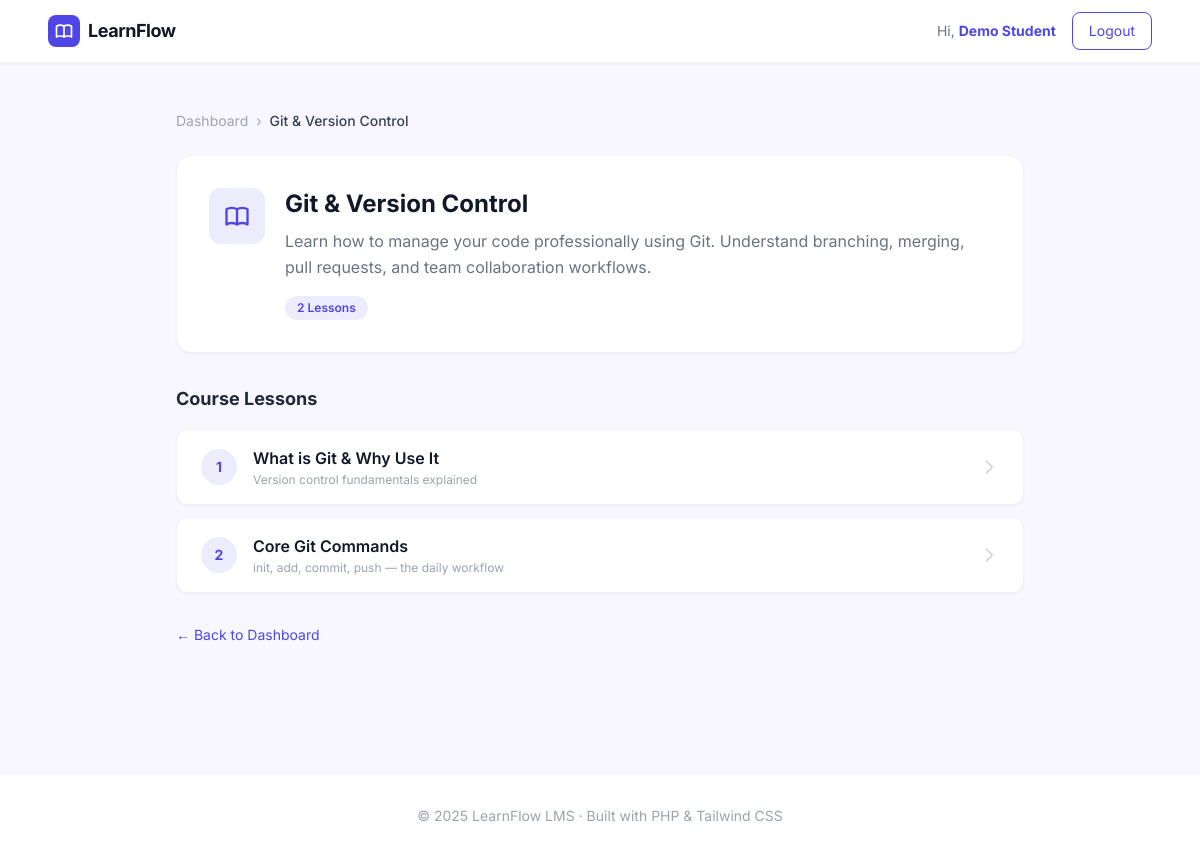
The page /course.php?id=4 (signed in) on the database its author committed.
### tables this page shows
CREATE TABLE IF NOT EXISTS courses (
    id          INT UNSIGNED AUTO_INCREMENT PRIMARY KEY,
    title       VARCHAR(255) NOT NULL,
    description TEXT,
    created_at  TIMESTAMP DEFAULT CURRENT_TIMESTAMP
);

CREATE TABLE IF NOT EXISTS lessons (
    id          INT UNSIGNED AUTO_INCREMENT PRIMARY KEY,
    course_id   INT UNSIGNED NOT NULL,
    title       VARCHAR(255) NOT NULL,
    summary     VARCHAR(255) DEFAULT NULL,    
    content     LONGTEXT,                    
    sort_order  INT UNSIGNED DEFAULT 0,
    created_at  TIMESTAMP DEFAULT CURRENT_TIMESTAMP,
    FOREIGN KEY (course_id) REFERENCES courses(id) ON DELETE CASCADE
);

### course.php (the view, shortened to what this page needs)
<?php
require_once __DIR__ . '/includes/db.php';
require_once __DIR__ . '/includes/layout.php';
$courseId = (int)($_GET['id'] ?? 0);
$stmt = $pdo->prepare("SELECT * FROM courses WHERE id = ?");
$stmt->execute([$courseId]);
$course = $stmt->fetch();
$lessonStmt = $pdo->prepare("SELECT * FROM lessons WHERE course_id = ? ORDER BY sort_order ASC, id ASC");
$lessonStmt->execute([$courseId]);
$lessons = $lessonStmt->fetchAll();
?>
<main class="max-w-4xl mx-auto px-6 py-12">
  <nav class="mb-6 text-sm text-gray-400 flex items-center gap-2">
    <a href="/lms/dashboard.php" class="hover:text-brand transition">Dashboard</a>
    <span>›</span>
    <span class="text-gray-700 font-medium"><?= htmlspecialchars($course['title']) ?></span>
  </nav>
  <div class="bg-white rounded-2xl border border-gray-100 shadow-sm p-8 mb-8">
    <div class="flex items-start gap-5">
      <div class="w-14 h-14 rounded-xl bg-brand/10 flex items-center justify-center flex-shrink-0">
      </div>
      <div>
        <h1 class="text-2xl font-bold text-gray-900 mb-2"><?= htmlspecialchars($course['title']) ?></h1>
        <p class="text-gray-500 leading-relaxed"><?= htmlspecialchars($course['description']) ?></p>
        <div class="mt-4 flex items-center gap-3">
          <span class="text-xs bg-brand/10 text-brand font-semibold px-3 py-1 rounded-full">
            <?= count($lessons) ?> Lessons
          </span>
        </div>
      </div>
    </div>
  </div>
  <h2 class="text-lg font-bold text-gray-800 mb-4">Course Lessons</h2>
  <?php if (!$lessons): ?>
    <div class="text-center py-16 bg-white rounded-2xl border border-gray-100 text-gray-400">
      <p>No lessons added to this course yet.</p>
    </div>
  <?php else: ?>
    <div class="space-y-3">
      <?php foreach ($lessons as $i => $lesson): ?>
      <a href="/lms/lesson.php?id=<?= $lesson['id'] ?>"
        class="flex items-center gap-4 bg-white border border-gray-100 rounded-xl px-6 py-4 shadow-sm card-hover group">
        <div class="w-9 h-9 rounded-full bg-brand/10 text-brand text-sm font-bold flex items-center justify-center flex-shrink-0 group-hover:bg-brand group-hover:text-white transition">
          <?= $i + 1 ?>
        </div>
        <div class="flex-1 min-w-0">
          <p class="font-semibold text-gray-900 group-hover:text-brand transition truncate">
            <?= htmlspecialchars($lesson['title']) ?>
          </p>
          <?php if (!empty($lesson['summary'])): ?>
            <p class="text-xs text-gray-400 mt-0.5 truncate"><?= htmlspecialchars($lesson['summary']) ?></p>
          <?php endif; ?>
        </div>
        <svg class="w-5 h-5 text-gray-300 group-hover:text-brand transition flex-shrink-0" fill="none" stroke="currentColor" viewBox="0 0 24 24">
          <path stroke-linecap="round" stroke-linejoin="round" stroke-width="2" d="M9 5l7 7-7 7"/>
        </svg>
      </a>
      <?php endforeach; ?>
    </div>
  <?php endif; ?>
  <div class="mt-8">
    <a href="/lms/dashboard.php" class="text-sm text-brand hover:underline flex items-center gap-1">
      ← Back to Dashboard
    </a>
  </div>
</main>

### includes/layout.php (style rules this page uses)
body { background-color: #F8F7FF; }
.card-hover { transition: box-shadow 0.2s, transform 0.2s; }

### rows shown on the page
courses: title "Git & Version Control", description "Learn how to manage your code professionally using Git. Understand branching, merging, pull requests, and team collaboration workflows."
lessons: title "What is Git & Why Use It", summary "Version control fundamentals explained"
lessons: title "Core Git Commands", summary "init, add, commit, push — the daily workflow"

### other values the page prints
$userName "Demo Student"
count($lessons) "2"
